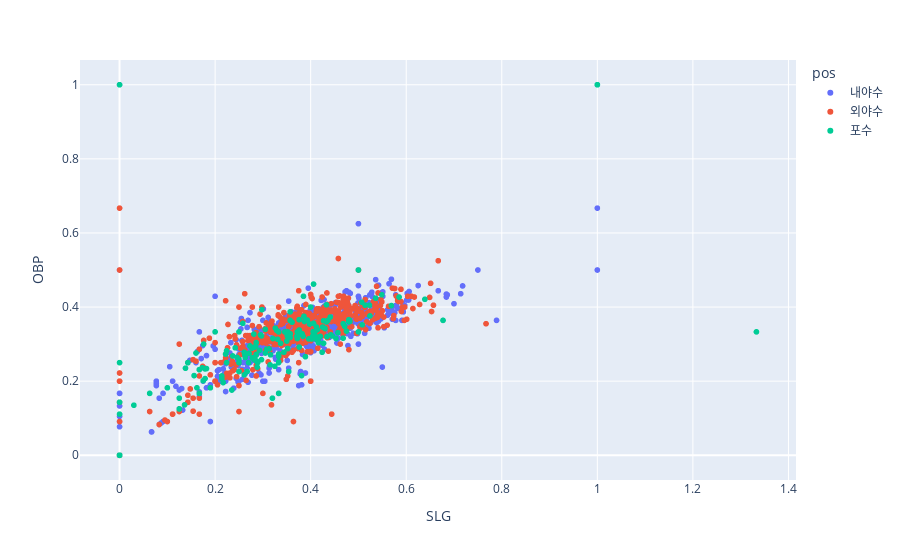

The code cell stored with this chart in its notebook:
### Code cell
fig = px.scatter(temp, x='SLG', y='OBP', color='pos')

fig.show()

### Figure 1 — Plotly figure (JSON) as saved in the notebook; plotly's stock layout.template omitted (floating-point values rounded to 4 significant figures; data arrays with more than 128 entries replaced by an {"elided": "..."} marker saying what was removed)
{"data": [{"hovertemplate": "pos=내야수<br>SLG=%{x}<br>OBP=%{y}<extra></extra>", "legendgroup": "내야수", "marker": {"color": "#636efa", "symbol": "circle"}, "mode": "markers", "name": "내야수", "showlegend": true, "type": "scattergl", "x": {"elided": "659 float values"}, "xaxis": "x", "y": {"elided": "659 float values"}, "yaxis": "y"}, {"hovertemplate": "pos=외야수<br>SLG=%{x}<br>OBP=%{y}<extra></extra>", "legendgroup": "외야수", "marker": {"color": "#EF553B", "symbol": "circle"}, "mode": "markers", "name": "외야수", "showlegend": true, "type": "scattergl", "x": {"elided": "522 float values"}, "xaxis": "x", "y": {"elided": "522 float values"}, "yaxis": "y"}, {"hovertemplate": "pos=포수<br>SLG=%{x}<br>OBP=%{y}<extra></extra>", "legendgroup": "포수", "marker": {"color": "#00cc96", "symbol": "circle"}, "mode": "markers", "name": "포수", "showlegend": true, "type": "scattergl", "x": {"elided": "183 float values"}, "xaxis": "x", "y": {"elided": "183 float values"}, "yaxis": "y"}], "layout": {"autosize": true, "legend": {"title": {"text": "pos"}, "tracegroupgap": 0}, "margin": {"t": 60}, "xaxis": {"anchor": "y", "autorange": true, "domain": [0, 1], "range": [-0.07812, 1.411], "title": {"text": "SLG"}, "type": "linear"}, "yaxis": {"anchor": "x", "autorange": true, "domain": [0, 1], "range": [-0.07743, 1.077], "title": {"text": "OBP"}, "type": "linear"}}}
